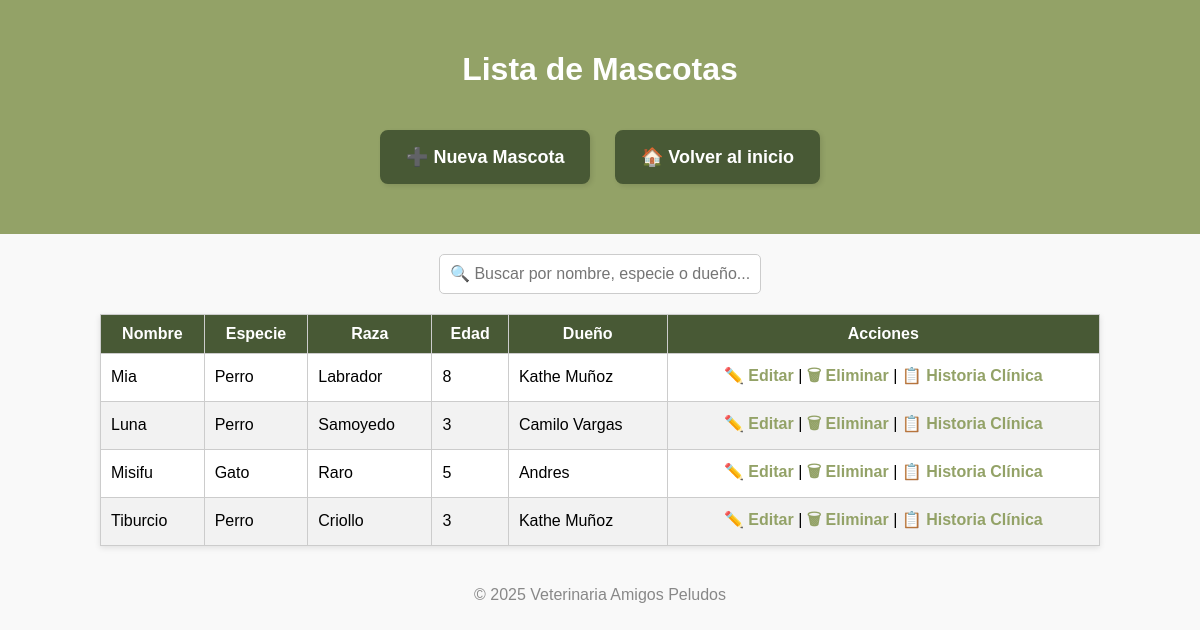
The page /mascotas/lista/ on the database as committed earlier.
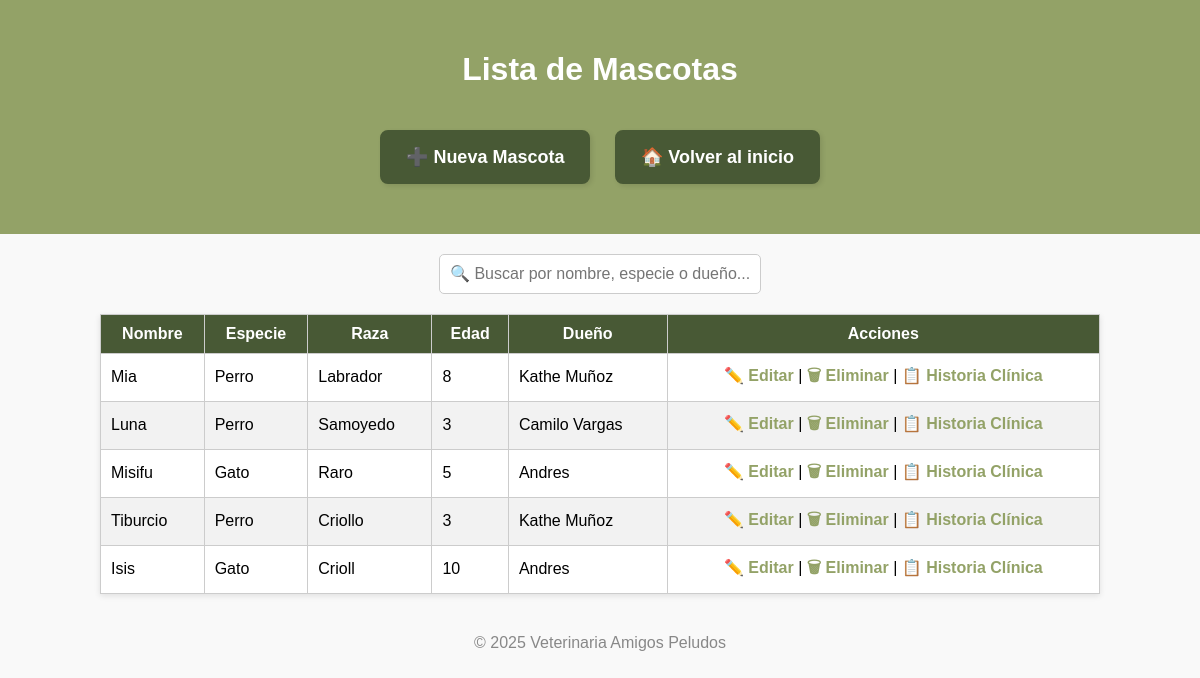
The same page on the database as committed later.
### principal/models.py (models this page shows, shortened)
class Mascota(models.Model):
    nombre_mascota = models.CharField(max_length=100)
    especie = models.CharField(max_length=50, blank=True)
    raza = models.CharField(max_length=50, blank=True)
    edad = models.PositiveIntegerField(null=True, blank=True)
    cliente = models.ForeignKey(Cliente, on_delete=models.CASCADE, related_name='mascotas')
    activo = models.BooleanField(default=True)

class Cliente(models.Model):
    nombre = models.CharField(max_length=100)
    cedula = models.CharField(max_length=20, unique=True)
    telefono = models.CharField(max_length=20, blank=True, null=True)
    direccion = models.CharField(max_length=255, blank=True, null=True)
    activo = models.BooleanField(default=True)

### principal/views.py (the view)
# urls.py: path('mascotas/lista/', views.lista_mascotas, name='lista_mascotas'),
def lista_mascotas(request):
    mascotas = Mascota.objects.filter(activo=True)
    return render(request, 'principal/lista_mascotas.html', {'mascotas': mascotas})

### principal/templates/principal/lista_mascotas.html (shortened to what this page needs)
{% load static %}
<!DOCTYPE html>
<html lang="es">
<head>
</head>
<body>
<header>
    <h1>Lista de Mascotas</h1>
    <a href="{% url 'crear_mascota' %}" class="btn">➕ Nueva Mascota</a>
    <a href="{% url 'inicio' %}" class="btn">🏠 Volver al inicio</a>
</header>
<div class="search-box">
    <input type="text" id="buscar" placeholder="🔍 Buscar por nombre, especie o dueño...">
</div>
<table id="tabla-mascotas">
    <thead>
        <tr>
            <th>Nombre</th>
            <th>Especie</th>
            <th>Raza</th>
            <th>Edad</th>
            <th>Dueño</th>
            <th>Acciones</th>
        </tr>
    </thead>
    <tbody>
        {% for mascota in mascotas %}
        <tr>
            <td>{{ mascota.nombre_mascota }}</td>
            <td>{{ mascota.especie }}</td>
            <td>{{ mascota.raza }}</td>
            <td>{{ mascota.edad }}</td>
            <td>{{ mascota.cliente.nombre }}</td>
            <td style="text-align: center;">
                <a href="{% url 'editar_mascota' mascota.id %}">✏️ Editar</a> |
                <a href="{% url 'eliminar_mascota' mascota.id %}" onclick="return confirm('¿Eliminar esta mascota?');">🗑 Eliminar</a> |
                <a href="{% url 'historia_clinica' mascota.id %}">📋 Historia Clínica</a>
            </td>
        </tr>
        {% empty %}
        <tr><td colspan="6">No hay mascotas registradas.</td></tr>
        {% endfor %}
    </tbody>
</table>
<footer>
    <p>© 2025 Veterinaria Amigos Peludos</p>
</footer>
</body>
</html>

Rows that differ between the two databases and show on the page:
added Mascota: nombre_mascota "Isis", especie "Gato", raza "Crioll", edad "10", cliente.nombre "Andres"
